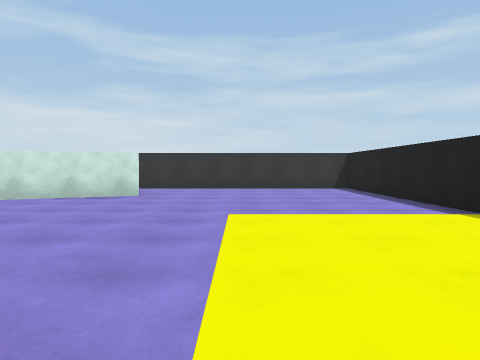
view 1 (above)

19 first-person views from a walk through a 3-D level made in the Unity game engine. The camera is 1.2 m above the floor, tilts 2° down and sees 70° across. The floor is counted in squares, 1.86 m on a side. Each view is taken from the middle of a square. On the plan, view 1 faces up. The plan holds only what a view shows up to about 10 squares ahead; the rest is blank. The place goes on beyond the plan. The player is left out. Some animated figures are not drawn.

view 2
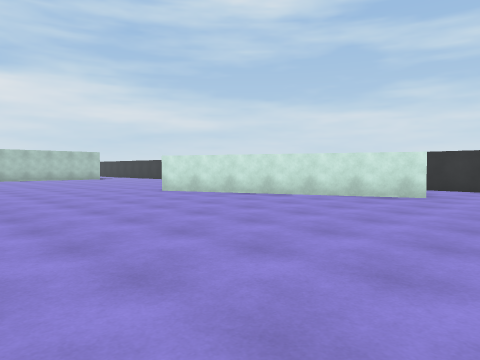

view 3
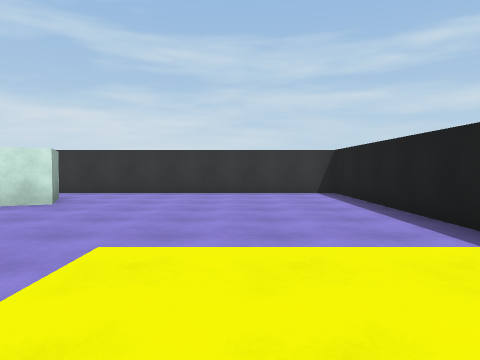

view 4
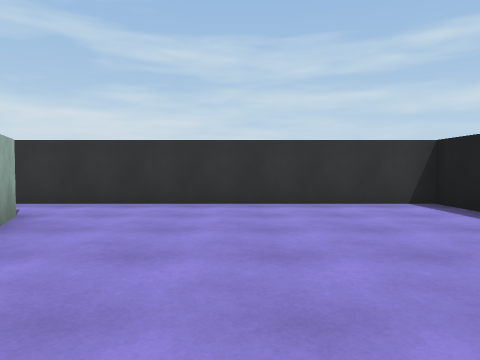

view 5
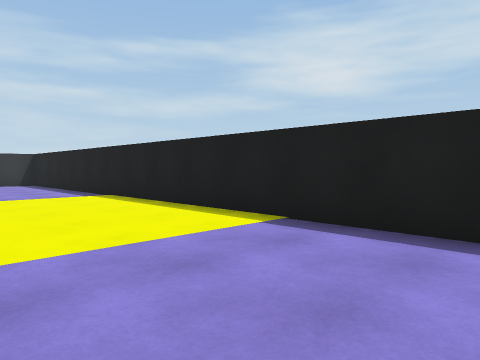

view 6
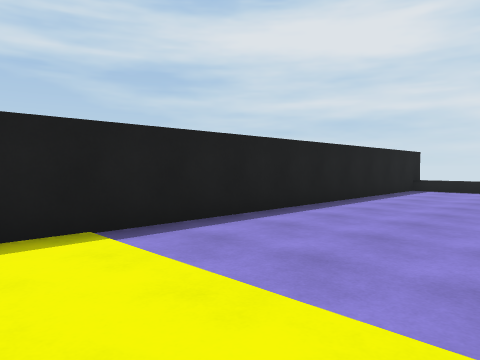

view 7
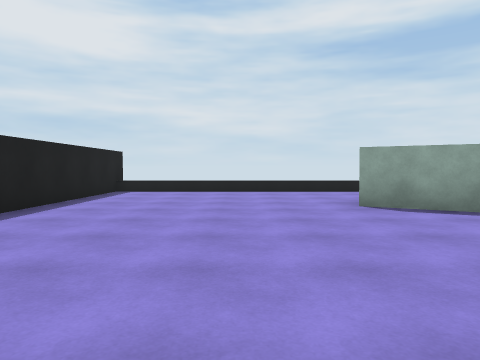

view 8
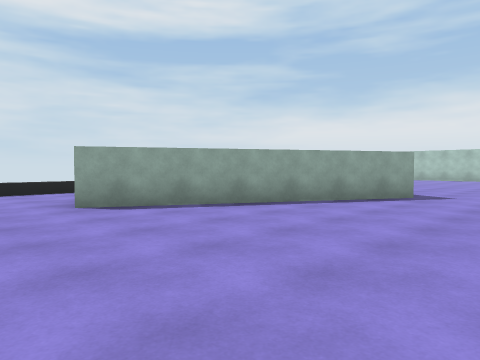

view 9
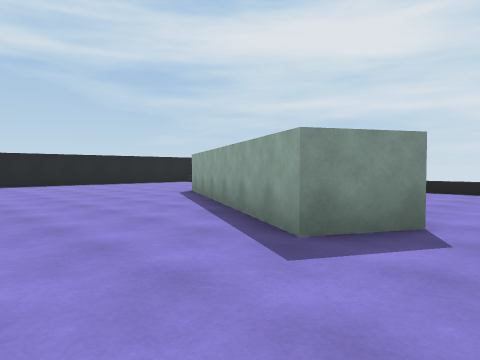

view 10
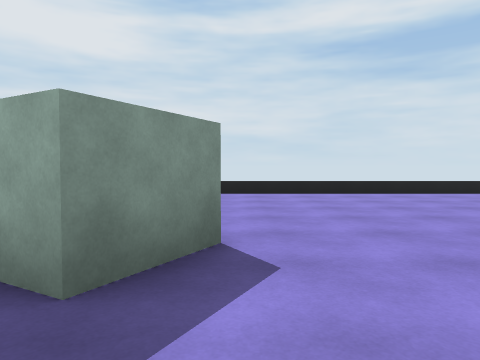

view 11
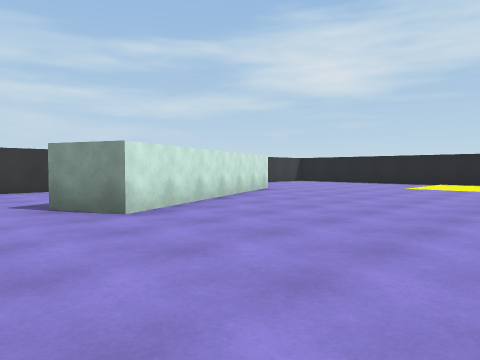

view 12
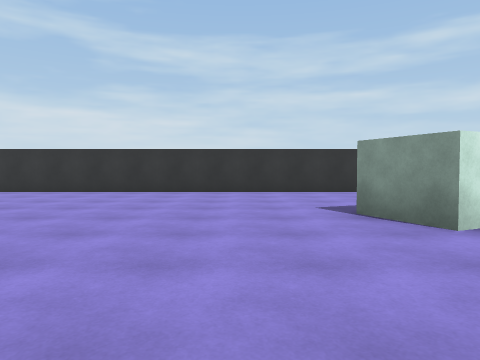

view 13
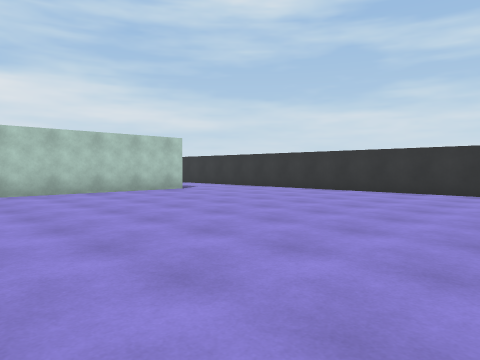

view 14
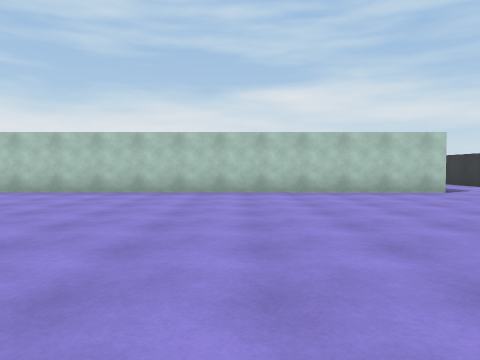

view 15
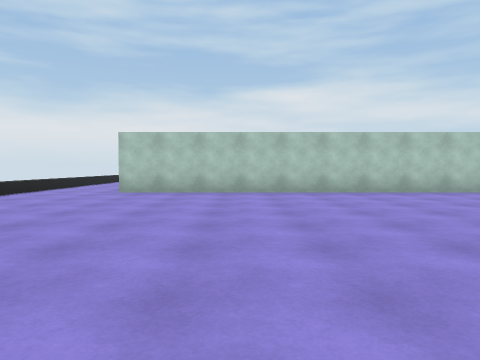

view 16
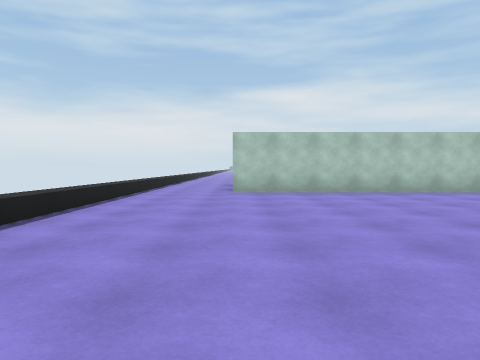

view 17
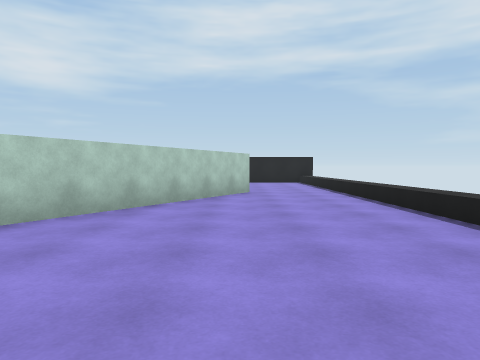

view 18
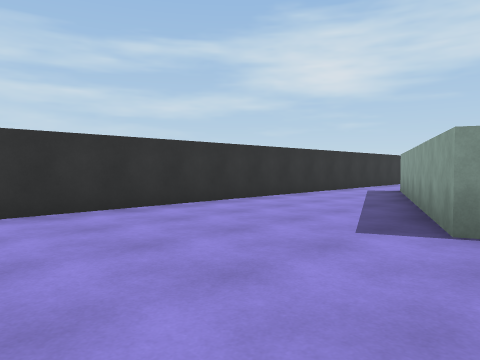

view 19
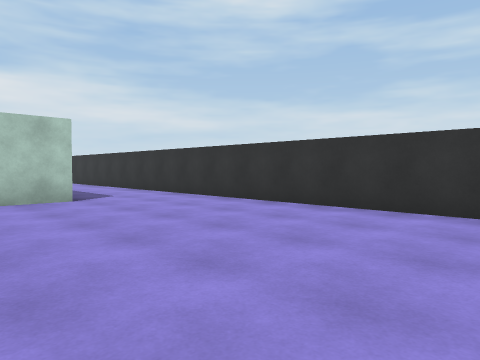

### Floor plan
Key: @ floor where view 1 was taken; # wall or solid block; . floor; ^ raised ledge.
Columns run from 22 left of view 1 to 4 right of it. Each row starts with its distance up from view 1.
 12 ###########################
 11 ..........................#
 10 ..........................#
  9 ..................##......#
  8   #............#####......#
  7   #..........####.........#
  6   #..........##...........#
  5   #.......................#
  4   #.......................#
  3   #.......................#
  2   #.......................#
  1   #....... ...............#
  0   #.....    ....   ...@...#
 -1   #.....    ..............#
 -2   #.......................#
 -3   #...........#...........#
 -4   #...........###.........#
 -5   #............####.......#
 -6   #..............###......#
 -7   #................#......#
 -8  .........................#
 -9  .........................#
-10  ^^^^^^^^^^^^^^^^^^^^^^^^^#

Where each view was taken, in squares from view 1:
view 1: 0 up, 0 right, facing up
view 2: 0 up, 0 right, facing up-left
view 3: 2 up, 1 right, facing up
view 4: 5 up, 0 right, facing up
view 5: 3 down, 0 right, facing up-right
view 6: 1 up, 0 right, facing down-right
view 7: 0 up, 0 right, facing down
view 8: 0 up, 0 right, facing down-left
view 9: 0 up, 10 left, facing down-right
view 10: 1 down, 9 left, facing down
view 11: 1 up, 11 left, facing up-right
view 12: 2 up, 11 left, facing up
view 13: 2 up, 11 left, facing up-left
view 14: 3 up, 11 left, facing left
view 15: 4 down, 11 left, facing left
view 16: 7 down, 11 left, facing left
view 17: 7 down, 12 left, facing right
view 18: 6 up, 13 left, facing up-right
view 19: 6 up, 13 left, facing up-left
